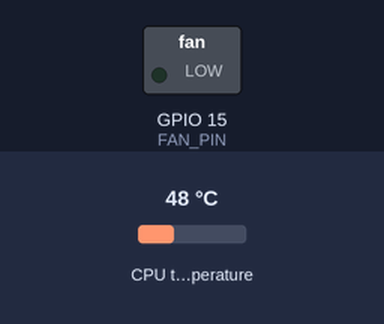
This program was run on a simulated Raspberry Pi (BCM pin numbers). Parts: switched loads named in the program (green lamp = pin HIGH). Inputs (shaded band) come from the test bench; at power-on: CPU temperature 48 °C. The clock reads 2024-03-15 10:24:30 at power-on unless the program sets it.

Above: at 1.2 s.
1.3 s: CPU temperature set to 58 °C
At 3.1 s:
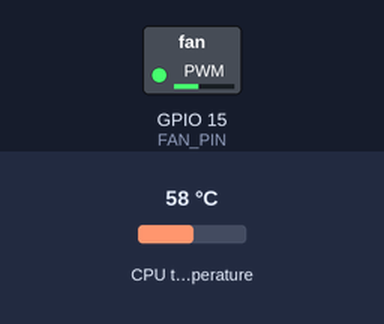
3.5 s: CPU temperature set to 71 °C
At 4.7 s:
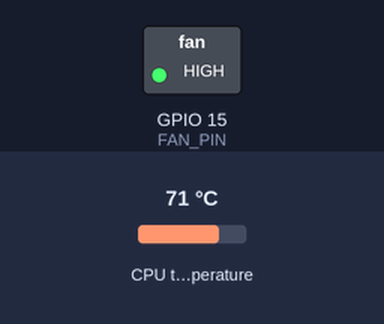
Timing chart, 0 to 6.5 s (numbered marks = the images above; inputs shaded):
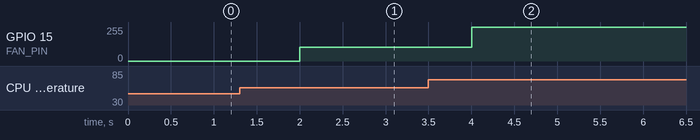

The program:

rpi_noctua_fan_control.py
```python
# AUTHOR: Manuel Lippert (GitHub: ManeLippert)

#! /usr/bin/env python3
import RPi.GPIO as GPIO
import time
import signal
import sys

# The Noctua PWM control actually wants 25 kHz (kilo!), see page 6 on:
# https://noctua.at/pub/media/wysiwyg/Noctua_PWM_specifications_white_paper.pdf
# However, the RPi.GPIO library causes high CPU usage when using high
# frequencies - probably because it can currently only do software PWM.
# So we set a lower frequency in the 10s of Hz here. You should expect that
# this value doesn't work very well and adapt it to what works in your setup.
# We will work on the issue and try to use hardware PWM in the future:

# ------------- INFO --------------

INFO = False            # Output informations
WAIT_TIME = 1           # [s] Time to wait between each refresh

# -------------- PWM --------------

PWM_FREQ = 25           # [Hz] PWM frequency

FAN_PIN = 15            # BCM pin used to drive PWM fan

OFF_TEMP = 50           # [°C] temperature below which to stop the fan
MIN_TEMP = 50           # [°C] temperature above which to start the fan
MAX_TEMP = 70           # [°C] temperature at which to operate at max fan speed

FAN_LOW = 1
FAN_HIGH = 100
FAN_OFF = 0
FAN_MAX = 100
FAN_GAIN = float(FAN_HIGH - FAN_LOW) / float(MAX_TEMP - MIN_TEMP)

# -------------- RPM --------------

TACH_PIN = 14           # Fan's tachometer output pin
PULSE = 2               # Noctua fans puts out two pluses per revolution
RPM = 0
TIME = time.time()

# ----------- FUNCTIONS -----------

# Get temperature
def getCpuTemperature():
    with open('/sys/class/thermal/thermal_zone0/temp') as f:
        return float(f.read()) / 1000

# Set fan speed
def setFanSpeed(fan, temperature):
    if temperature > MIN_TEMP:
        delta = min(temperature, MAX_TEMP) - MIN_TEMP   # Difference in temperature
        fan.start(FAN_LOW + delta * FAN_GAIN)           # Increase fan speed (for MAX_TEMP fan speed 100)

    elif temperature < OFF_TEMP:
        fan.start(FAN_OFF)                              # Turn fan off if under the duty temperature

# Caculate pulse frequency and RPM
def calculateRPM(n):

    global RPM, TIME

    dt = time.time() - TIME
    if dt < 0.005:
        return  # Reject spuriously short pulses

    freq = 1 / dt
    RPM = (freq / PULSE) * 60
    TIME = time.time()

def printHeader():
    print(" TEMP [°C] | RPM       ")
    print("-----------|-----------")

# Get information about system
def printInfo():

    global RPM
    TEMP = getCpuTemperature()

    print(" {:<9} | {:<9}".format(int(TEMP), int(RPM)))
    RPM = 0

# -------------- EXE --------------

try:
    signal.signal(signal.SIGTERM, lambda *args: sys.exit(0))

    GPIO.setwarnings(False)                             # Do not show any GPIO warnings
    GPIO.setmode(GPIO.BCM)                              # BCM pin numbers - PIN10 as ‘GPIO15’

    # -------------- PWM --------------

    GPIO.setup(FAN_PIN, GPIO.OUT, initial=GPIO.LOW)     # Initialize GPIO15 as our fan output pin
    fan = GPIO.PWM(FAN_PIN, PWM_FREQ)                   # Set GPIO14 as a PWM output, with 25Hz

    # -------------- RPM --------------

    if INFO:
        GPIO.setup(TACH_PIN, GPIO.IN, pull_up_down=GPIO.PUD_UP)         # Pull up to 3.3V
        GPIO.add_event_detect(TACH_PIN, GPIO.FALLING, calculateRPM)     # Add event to detect
        printHeader()                                                   # Print tabular header

    while True:

        setFanSpeed(fan, getCpuTemperature())

        if INFO:
            printInfo()

        time.sleep(WAIT_TIME)

except KeyboardInterrupt:
    pass

finally:
    GPIO.cleanup()
```

Measured:
- after the input at 1.3 s, GPIO 15 (FAN_PIN): 0/255 → 104/255 after 0.70 s
- after the input at 3.5 s, GPIO 15 (FAN_PIN): 104/255 → 255/255 after 0.50 s
